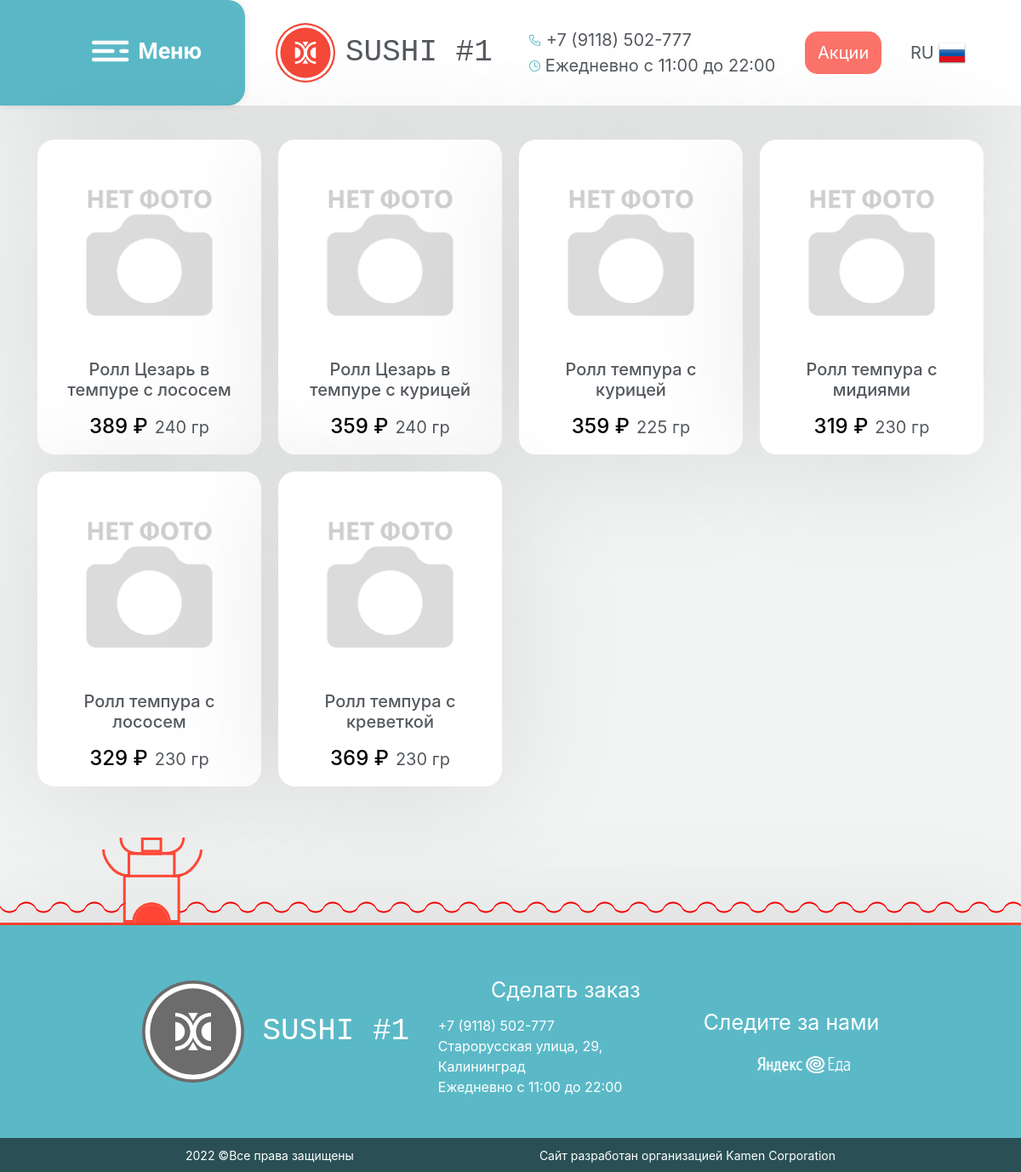
The page /category/3 on the database its author committed.
### main/models.py (models this page shows)
class Food(models.Model):
    name = models.CharField(max_length=50, default="None")
    price = models.CharField(max_length=10, default="None")
    weight = models.CharField(max_length=10, default="None")
    description = models.TextField(default="None")
    filename = models.ImageField(default="-1.png")

### main/views.py (the view)
# urls.py: path('category/<int:category_id>', views.show_category),
def show_category(request, category_id):
    if request.method == 'GET':
        try:
            category = Categories.objects.get(id=category_id)
            foods_ids = json.loads(category.food_list)
            all_foods = Food.objects.all()
            all_foods = list(all_foods.values())
            food_list = []
            for food in all_foods:
                if food['id'] in foods_ids:
                    food_list.append(food)
            food_len = len(food_list)
            data = {'food_list': food_list,
                    'category_name': category.name,
                    'range1': range(0, food_len // 4 + (1 if food_len % 4 != 0 else 0)),
                    'range2': range(0, 4),
                    'range0': range(0, food_len // 2 + (1 if food_len % 2 != 0 else 0)),
                    'range3': range(0, 2)}
            return render(request, "main/category.html", data)
        except Exception as e:
            print(str(e))
            print(traceback.format_exc())
            return HttpResponseNotFound('<h1>An error has occurred</h1>')

### main/views.py (called while the page is built)
@register.filter
def get_v(dictionary, key):
    return dictionary[key].get('filename')

@register.filter
def get_n(dictionary, key):
    return dictionary[key].get('name')

@register.filter
def get_p(dictionary, key):
    return dictionary[key].get('price')

@register.filter
def get_w(dictionary, key):
    return dictionary[key].get('weight')

@register.filter
def get_i(dictionary, key):
    return dictionary[key].get('id')

### main/templates/main/category.html (shortened to what this page needs)
{% extends 'main/base.html' %}
{% load mathfilters %}
{% block body %}
<main>
<div class="default-screen">
    {% for i in range1 %}
	<section class="row-objects" style="width: 100%; justify-content: center;">
		{% for j in range2 %}
		{% if i|mul:4|add:j < food_list|length %}
			{% with index=4|mul:i|add:j %}
			<div class="list-object list-object-parent" onClick="document.location='/meal/{{ food_list|get_i:index }}'">
				<div class="list-object-category" style="background-image: url('/static/media/food/{{food_list|get_v:index}}');"></div>
					<div style="max-width: 80%;"> <h5> {{ food_list|get_n:index }} </h5> </div>
					<div style="margin-left: 0em; display: flex; flex-direction: raw;">
						<div style="color: #000; margin-right: 8px;"> <h4> {{ food_list|get_p:index }} &#x20bd; </h4> </div>
						<span style="display: flex; align-items: flex-end; margin-bottom: 8px;"> <h7 >{{ food_list|get_w:index }} гр </h7> </span>
					</div>
			</div>
			{% endwith %}
		{% endif %}
		{% endfor %}
	</section>
	{% endfor %}
</div>
</main>
{% endblock %}

### main/static/css/style.css (style rules this page uses)
html { height: 100%; width: 100%; }
body { background-color: #f2f3f3; color: #54595F; margin: 0; padding: 0; width: 100%; height: 100%; font-size: 20px !important; }
main { width: 65%; margin-left: auto; margin-right: auto; }
.row-objects { margin: 20px auto; display: flex; justify-content: space-evenly; align-items: center; }
.list-object { box-shadow: 0 0px 10px rgba(0,0,0,0.1); background-color: #666; min-width: 263px; width: 40vw; height: 40vw; max-height: 270px; border-radius: 20px; text-align: center; margin: 0 1vw; }

### main/templates/main/category.html (style rules this page uses)
.list-object-parent { display: flex; flex-direction: column; justify-content: space-evenly; cursor: pointer; width: 30vw; height: 30vw; margin: 0 10px; min-height: 370px; max-height: 390px; background-color: #fff; box-shadow: 0 10px 150px rgba(0,0,0,0.1); align-items: center; }
.list-object-category { width: 85%; height: 90%; max-height: 200px; background-color: #fff; border-radius: 20px;  margin-left: 0; margin-right: 0; margin-top: 20px; margin-bottom: 20px; background-size: cover; background-repeat: no-repeat; background-position: center; }

### rows shown on the page
Food: name "Ролл Цезарь в темпуре с лососем", price "389", weight "240"
Food: name "Ролл Цезарь в темпуре с курицей", price "359", weight "240"
Food: name "Ролл темпура с курицей", price "359", weight "225"
Food: name "Ролл темпура с мидиями", price "319", weight "230"
Food: name "Ролл темпура с лососем", price "329", weight "230"
Food: name "Ролл темпура с креветкой", price "369", weight "230"
